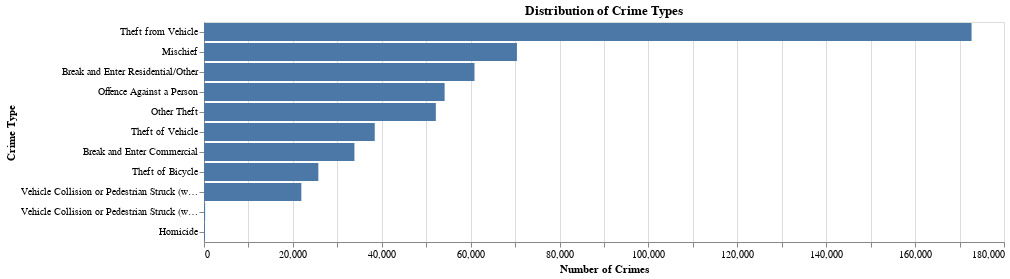

Write notebook code for a chart like this one.
### Markdown cell above
**Visualizations**

### Code cell
import altair as alt
alt.data_transformers.enable("vegafusion")

alt.Chart(df).mark_bar().encode(
     y=alt.Y('TYPE:N', sort='-x', title='Crime Type'),
     x = alt.X('count()', title = 'Number of Crimes')
).properties(
    title = 'Distribution of Crime Types',
    width = 800
    )

### Figure 1 — Vega specification as saved in the notebook (floating-point values rounded to 4 significant figures)
{"$schema": "https://vega.github.io/schema/vega/v5.json", "data": [{"name": "source_0"}, {"name": "data_0", "values": [{"TYPE": "Other Theft", "__count": 52167}, {"TYPE": "Break and Enter Residential/Other", "__count": 60862}, {"TYPE": "Mischief", "__count": 70413}, {"TYPE": "Break and Enter Commercial", "__count": 33845}, {"TYPE": "Offence Against a Person", "__count": 54142}, {"TYPE": "Theft from Vehicle", "__count": 172700}, {"TYPE": "Vehicle Collision or Pedestrian Struck (with Injury)", "__count": 21901}, {"TYPE": "Vehicle Collision or Pedestrian Struck (with Fatality)", "__count": 254}, {"TYPE": "Theft of Vehicle", "__count": 38418}, {"TYPE": "Homicide", "__count": 220}, {"TYPE": "Theft of Bicycle", "__count": 25730}]}, {"name": "data_0_x_domain___count", "values": [{"min": 220, "max": 172700}]}, {"name": "source_0_y_domain_TYPE", "values": [{"TYPE": "Other Theft", "sort_field": 52167}, {"TYPE": "Break and Enter Residential/Other", "sort_field": 60862}, {"TYPE": "Mischief", "sort_field": 70413}, {"TYPE": "Break and Enter Commercial", "sort_field": 33845}, {"TYPE": "Offence Against a Person", "sort_field": 54142}, {"TYPE": "Theft from Vehicle", "sort_field": 172700}, {"TYPE": "Vehicle Collision or Pedestrian Struck (with Injury)", "sort_field": 21901}, {"TYPE": "Vehicle Collision or Pedestrian Struck (with Fatality)", "sort_field": 254}, {"TYPE": "Theft of Vehicle", "sort_field": 38418}, {"TYPE": "Homicide", "sort_field": 220}, {"TYPE": "Theft of Bicycle", "sort_field": 25730}]}], "signals": [{"name": "y_step", "value": 20}, {"name": "height", "update": "bandspace(domain('y').length, 0.1, 0.05) * y_step"}], "marks": [{"type": "rect", "name": "marks", "from": {"data": "data_0"}, "encode": {"update": {"x": {"field": "__count", "scale": "x"}, "height": {"signal": "max(0.25, bandwidth('y'))"}, "x2": {"value": 0, "scale": "x"}, "y": {"field": "TYPE", "scale": "y"}, "fill": {"value": "#4c78a8"}}}, "style": ["bar"]}], "scales": [{"name": "x", "type": "linear", "domain": [{"signal": "(data(\"data_0_x_domain___count\")[0] || {}).min"}, {"signal": "(data(\"data_0_x_domain___count\")[0] || {}).max"}], "range": [0, {"signal": "width"}], "zero": true, "nice": true}, {"name": "y", "type": "band", "domain": {"data": "source_0_y_domain_TYPE", "field": "TYPE", "sort": {"op": "max", "field": "sort_field", "order": "descending"}}, "range": {"step": {"signal": "y_step"}}, "paddingInner": 0.1, "paddingOuter": 0.05}], "axes": [{"scale": "x", "gridScale": "y", "zindex": 0, "aria": false, "labels": false, "tickCount": {"signal": "ceil(width/40)"}, "grid": true, "maxExtent": 0, "minExtent": 0, "ticks": false, "domain": false, "orient": "bottom"}, {"scale": "x", "tickCount": {"signal": "ceil(width/40)"}, "labelOverlap": true, "labelFlush": true, "zindex": 0, "title": "Number of Crimes", "grid": false, "orient": "bottom"}, {"scale": "y", "title": "Crime Type", "grid": false, "zindex": 0, "orient": "left"}], "title": {"text": "Distribution of Crime Types", "frame": "group"}, "padding": 5, "width": 800, "background": "white", "style": "cell"}
